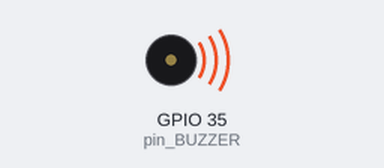
A sketch run on a simulated ESP32. Shown: buzzer (waves = sounding).

Above: at 0.5 s.
At 8.5 s:
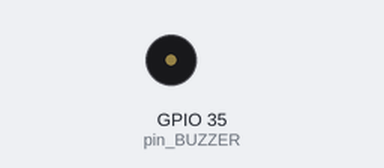
Timing chart, 0 to 11.7 s (numbered marks = the images above):
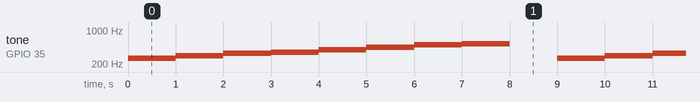

Measured:
- by itself, tone on GPIO 35 (pin_BUZZER): repeats every 9.0 s: 293 Hz 1.0 s, 329 Hz 1.0 s, 349 Hz 1.0 s, 391 Hz 1.0 s, 440 Hz 1.0 s, 493 Hz 1.0 s, 523 Hz 1.0 s, silent 1.0 s, 261 Hz 1.0 s

The sketch:

240423_piezo_buzzer.ino
```cpp
int pin_BUZZER = 35;

void setup() {
  pinMode(pin_BUZZER, OUTPUT);
}

void loop() {

  tone(pin_BUZZER, 261); // 도
  delay(1000);
  tone(pin_BUZZER, 293); // 레
  delay(1000);
  tone(pin_BUZZER, 329); // 미
  delay(1000);
  tone(pin_BUZZER, 349); // 파
  delay(1000);
  tone(pin_BUZZER, 391); // 솔
  delay(1000);
  tone(pin_BUZZER, 440); // 라
  delay(1000);
  tone(pin_BUZZER, 493); // 시
  delay(1000);
  tone(pin_BUZZER, 523); // 5옥타브 도
  delay(1000);


  noTone(pin_BUZZER);
  delay(1000);


}
```
